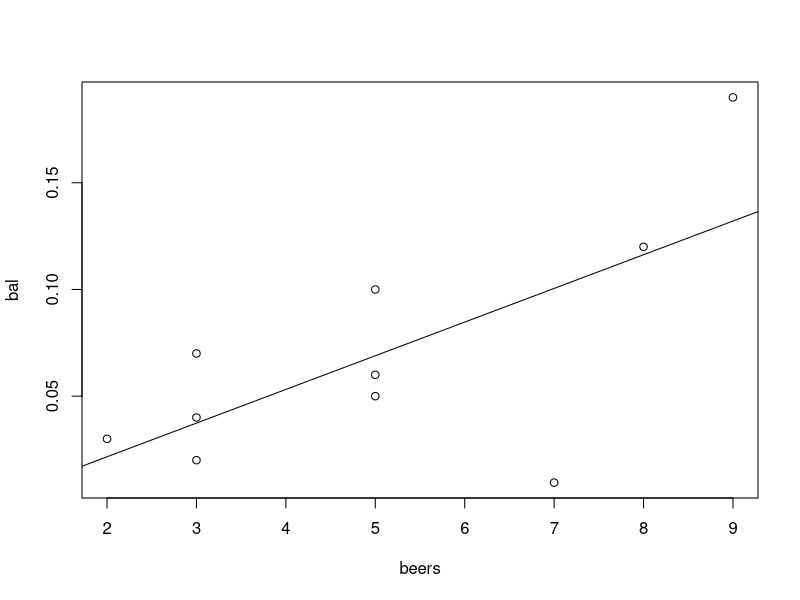
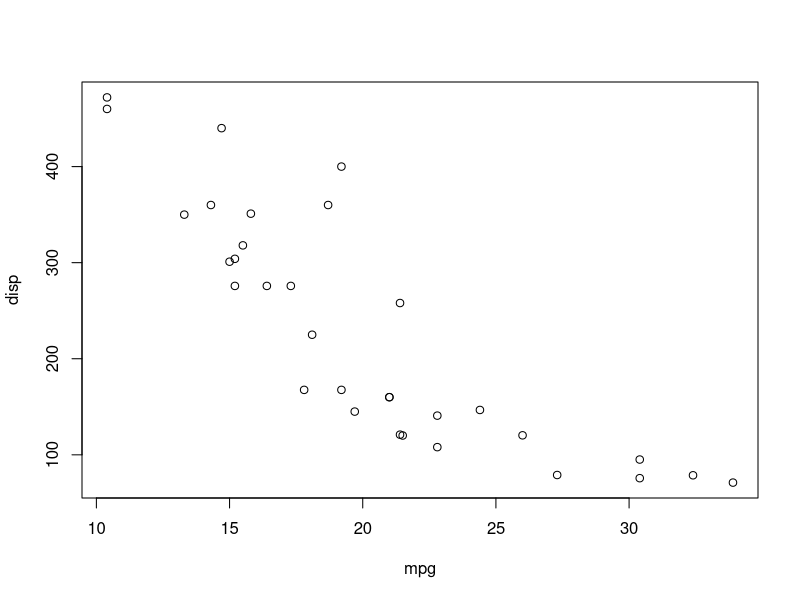
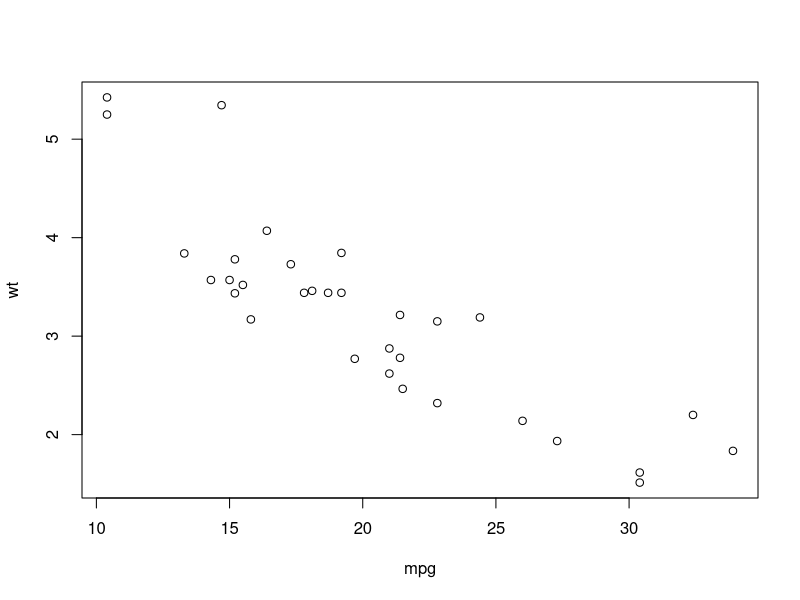
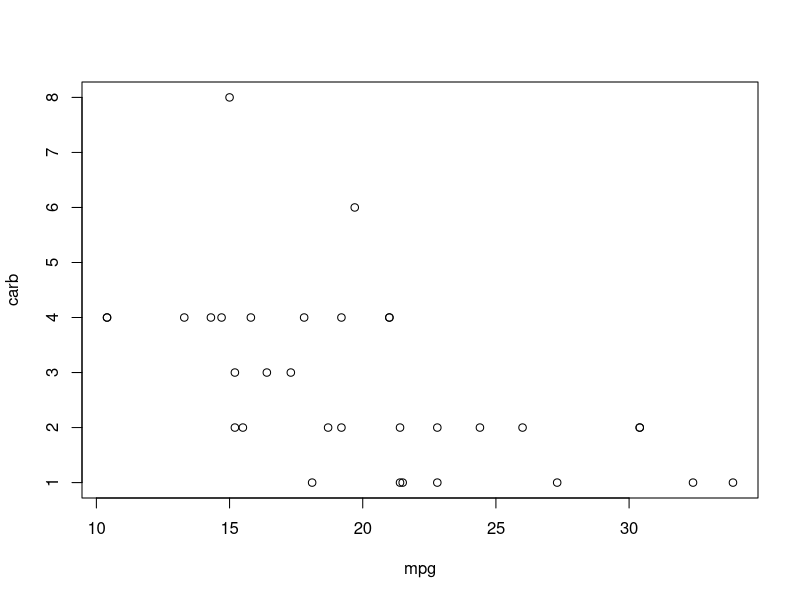

Here is the R script that generated these plots, in order: (Note: this script raises an error after producing the figures.)
# 상관 분석에 대해서 이해하기

# 음주량
beers <- c(5,2,9,8,3,7,3,5,3,5)
# 혈중 알콜 농도
bal <- c(0.1,0.03,0.19,0.12,0.04,0.0095,0.07,0.06,0.02,0.05)
length(beers)
length(bal)

data <- data.frame(beers,bal)

# 산점도 그리기
plot(bal~beers, data = data)

# lm() : 회귀식을 구하는 함수
res <- lm(bal~beers, data = data)
res
# abline() : 회귀선을 그리는 함수
abline(res)


# cor() : 상관계수를 구하는 함수
# -1 <= r <=1
# -0.5보다 작거나 혹은 1에 가까울수록 상관도 높다
cor(beers, bal)

# iris 데이터 셋 4개의 변수의 상관관계
cor(iris[,1:4])

mtcars
# 연비를 가져옴
mpg <- mtcars$mpg
# 배기량을 가져옴
disp <- mtcars$disp
# 중량을 가져옴
wt <- mtcars$wt


# 산점도 그리기
plot(x = mpg, y = disp)
plot(x = mpg, y= wt)
# 연비와 배기량의 상관계수 : -1에 가깝다
cor(mpg, disp)
# 연비와 중량의 상관계수 : -1에 가깝다
cor(mpg, wt)


str(mtcars)
# 연비와 카브레터의 상관관계 : 
carb <- mtcars$carb
plot(x = mpg, y = carb)

# 혼자 해보기
#
library(ggplot2)
mpg <- as.data.frame(ggplot2::mpg)
# 집단별 평균표 구하기
df <- mpg %>% 
      filter(class == "suv") %>% 
      group_by(manufacturer) %>% 
      summarise(mean_cty = mean(cty)) %>% 
      arrange(desc(mean_cty)) %>% head(5)

ggplot(data = df, 
       aes(x = reorder(manufacturer, -mean_cty), 
       y = mean_cty)) + geom_col()
      
# 2)
ggplot(data = mpg, aes(x = class)) + geom_bar()






























































































